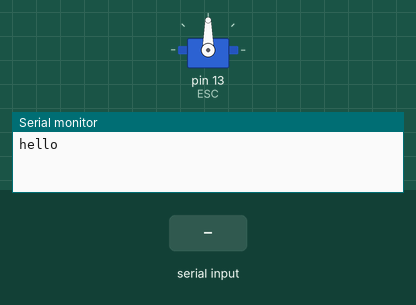
The sketch below on a simulated Arduino Uno, built with avr-gcc and run on an emulated ATmega328P. On the bench: servo, the last lines printed to the serial monitor. The inputs (shaded band) are chosen by the test bench.

Above: at 1.2 s.
1.3 s: "90,45\n" received over Serial
At 1.9 s:
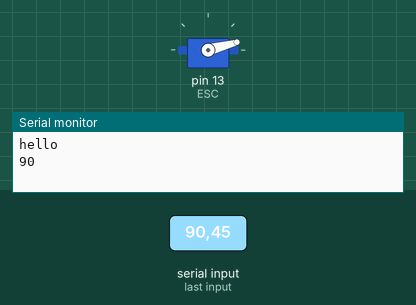
2.8 s: "200\n" received over Serial
At 4.0 s:
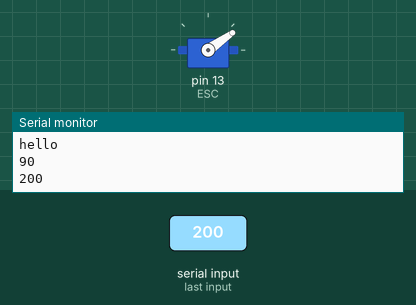
4.3 s: "90\n" received over Serial
At 5.2 s:
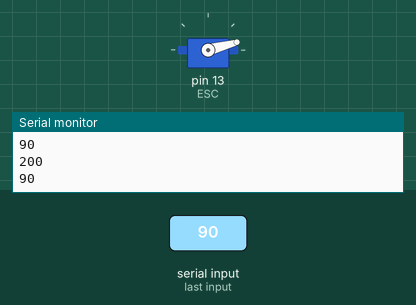
Timing chart, 0 to 7.3 s (numbered marks = the images above; inputs shaded):
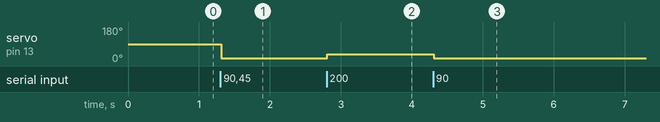

Measured:
- after the input at 1.3 s, servo on pin 13 (ESC): 90° → 15° at once
- after the input at 2.8 s, servo on pin 13 (ESC): 15° → 35° at once
- after the input at 4.3 s, servo on pin 13 (ESC): 35° → 15° at once

The sketch:

esc_control.ino
```cpp
/*
        Arduino Brushless Motor Control
     by Dejan, https://howtomechatronics.com
*/
#include <Servo.h>
Servo ESC;     // create servo object to control the ESC

int incomingByte = 0; // for incoming serial data
String readString;

void setup() {
  // Attach the ESC on pin 13
  Serial.begin(115200);
  while(!Serial)
    delay(100);
  Serial.println("hello");
  ESC.attach(13,1000,2000); // (pin, min pulse width, max pulse width in microseconds)
}

void loop() {
   while (Serial.available()) {
    delay(2);  //delay to allow byte to arrive in input buffer
    char c = Serial.read();
    readString += c;
  }
  int value = readString.toInt();
  if (readString.length() >0) {
   Serial.println(value);
    if(value<0 || value > 1023){
      Serial.println("invalid value");
    }else{
      value = map(value, 0, 1023, 0, 180);   // scale it to use it with the servo library (value between 0 and 180)
      ESC.write(value);    // Send the signal to the ESC
    }
   readString="";
  }
}
```
